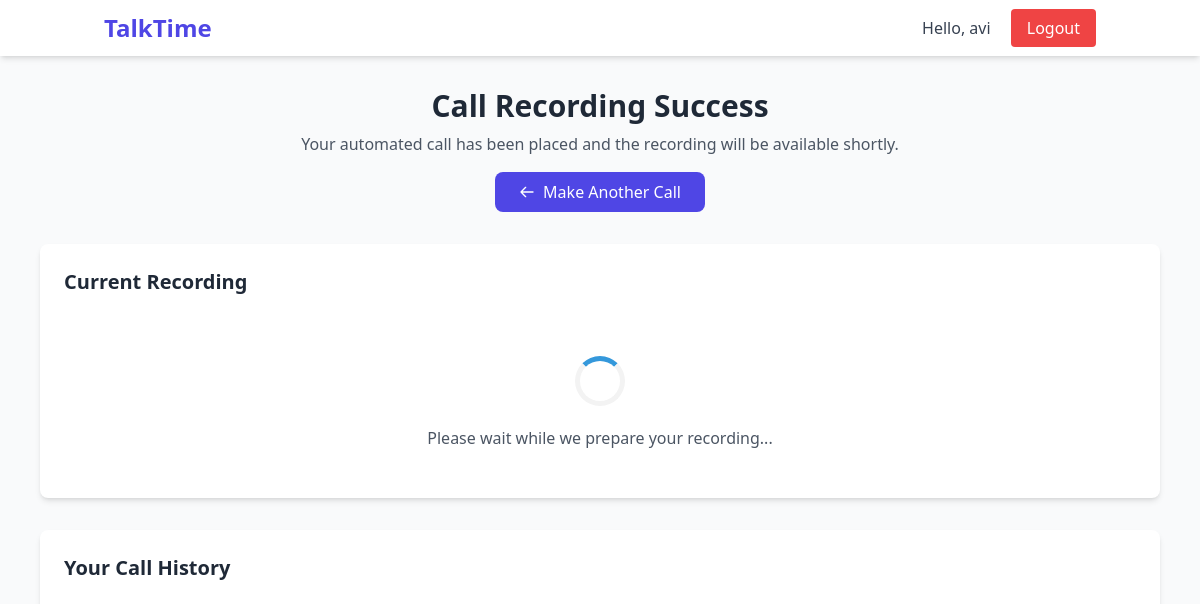
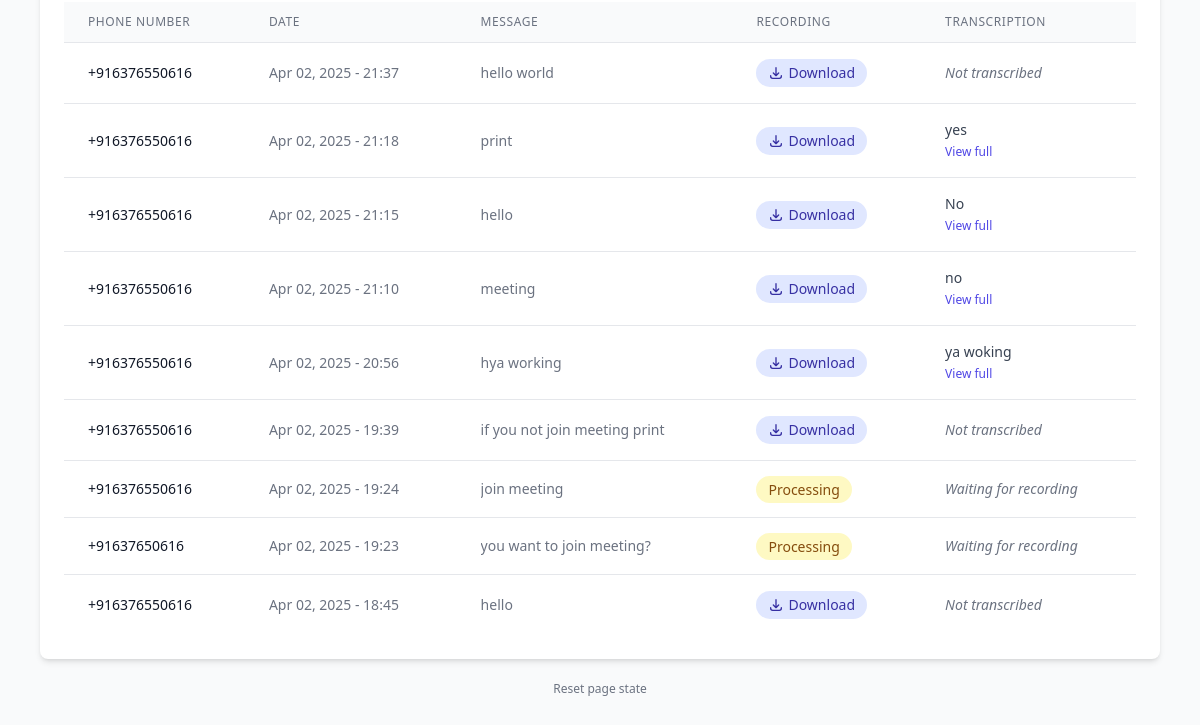
The app's page /success/ (signed in), older data (2 pictures, top to bottom).
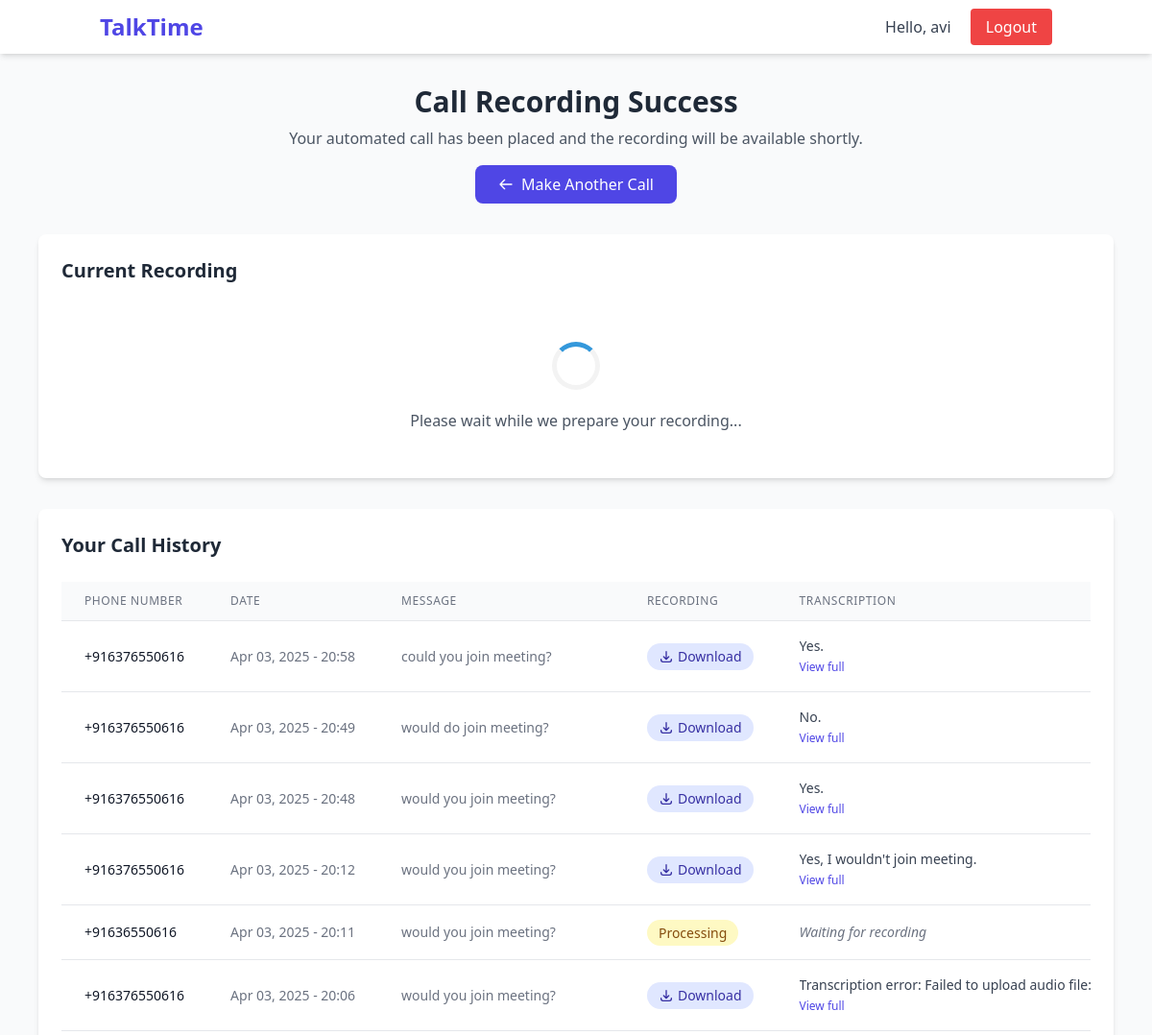
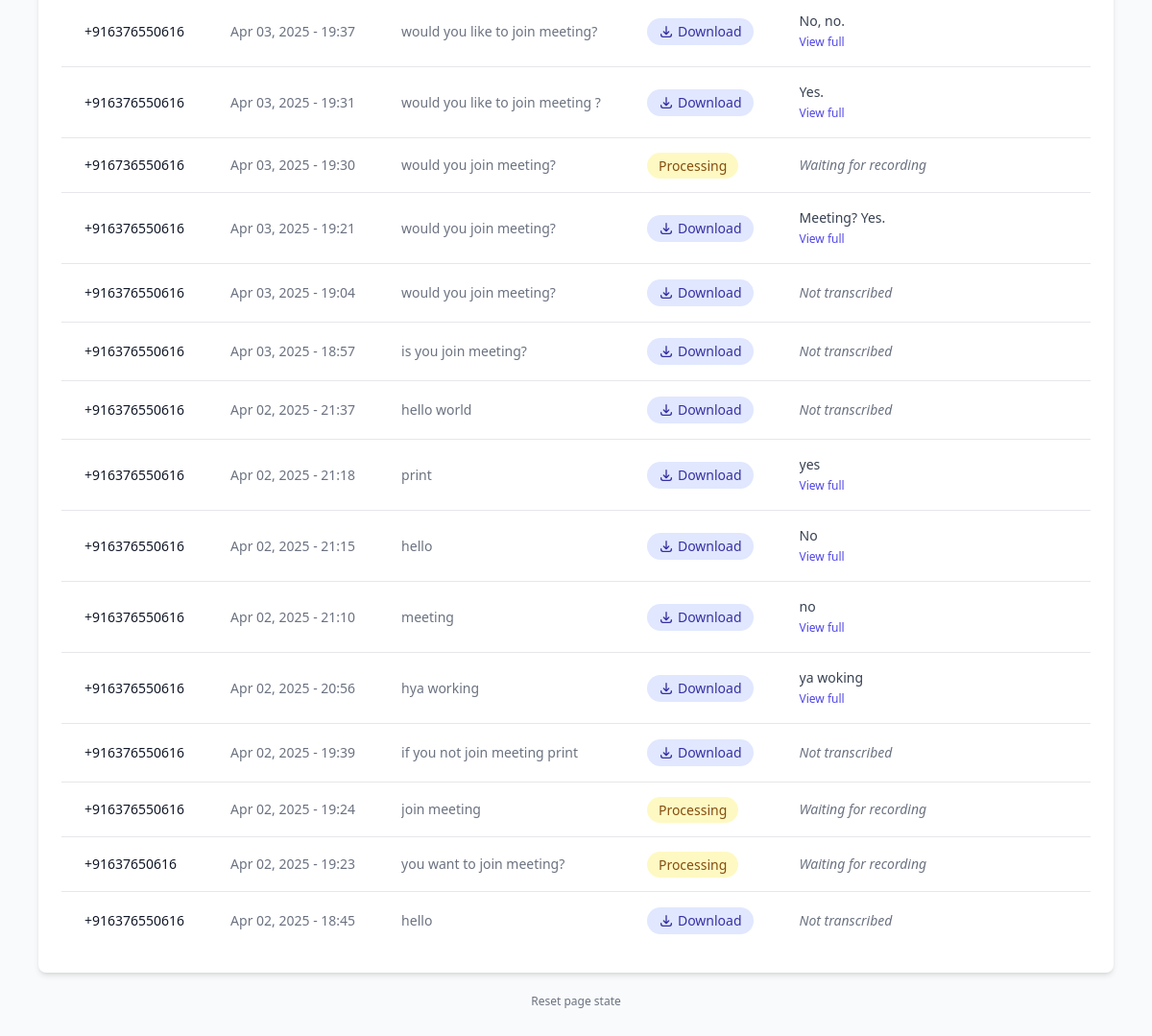
The same page, newer data (2 pictures, top to bottom).
### web_app/models.py (models this page shows, shortened)
class CallRequest(models.Model):
    user = models.ForeignKey(User, on_delete=models.CASCADE, null=True, blank=True)
    phone_number = models.CharField(max_length=15)
    message = models.TextField()
    recording_url = models.URLField(max_length=500, blank=True, null=True)
    transcription = models.TextField(blank=True, null=True)
    created_at = models.DateTimeField(auto_now_add=True)

### web_app/views.py (the view, shortened to what this page needs)
# urls.py: path('success/', views.success, name='success'),
def success(request):
    context = {}
    current_call = None
    if request.user.is_authenticated:
        current_call = CallRequest.objects.filter(user=request.user).order_by('-created_at').first()
    if current_call:
        context['current_recording_url'] = current_call.recording_url or ""
    else:
        context['current_recording_url'] = ""
    if request.user.is_authenticated:
        context['call_history'] = CallRequest.objects.filter(user=request.user).order_by('-created_at')
    return render(request, 'success.html', context)

### web_app/templates/success.html (shortened to what this page needs)
<!DOCTYPE html>
<html lang="en">
<head>
    <script src="https://cdn.tailwindcss.com"></script>
</head>
<body class="bg-gray-50">
    <nav class="bg-white shadow-md">
        <div class="container mx-auto px-4 py-3 flex justify-between items-center">
            <a href="/" class="text-2xl font-bold text-indigo-600">TalkTime</a>
            <div>
                {% if user.is_authenticated %}
                    <span class="mr-4 text-gray-700">Hello, {{ user.username }}</span>
                    <a href="{% url 'logout' %}" class="px-4 py-2 bg-red-500 text-white rounded hover:bg-red-600 transition">Logout</a>
                {% else %}
                    <a href="{% url 'login' %}" class="px-4 py-2 bg-indigo-600 text-white rounded hover:bg-indigo-700 transition">Login</a>
                {% endif %}
            </div>
        </div>
    </nav>
    <div class="container mx-auto px-4 py-8 max-w-6xl">
        <div class="mb-8 text-center">
            <h1 class="text-3xl font-bold text-gray-800 mb-2">Call Recording Success</h1>
            <p class="text-gray-600">Your automated call has been placed and the recording will be available shortly.</p>
            <div class="mt-4">
                <a href="/" class="bg-indigo-600 text-white px-6 py-2 rounded-lg hover:bg-indigo-700 transition inline-flex items-center">
                    <svg class="w-4 h-4 mr-2" fill="none" stroke="currentColor" viewBox="0 0 24 24">
                        <path stroke-linecap="round" stroke-linejoin="round" stroke-width="2" d="M10 19l-7-7m0 0l7-7m-7 7h18"></path>
                    </svg>
                    Make Another Call
                </a>
            </div>
        </div>
        <div class="bg-white rounded-lg shadow-md p-6 mb-8">
            <h2 class="text-xl font-bold text-gray-800 mb-4">Current Recording</h2>
            <div id="loading-section" class="text-center py-6">
                <div class="loader"></div>
                <p class="text-gray-600 mt-4" id="status-message">Please wait while we prepare your recording...</p>
            </div>
        </div>
        {% if user.is_authenticated and call_history %}
        <div class="bg-white rounded-lg shadow-md p-6">
            <div class="flex justify-between items-center mb-6">
                <h2 class="text-xl font-bold text-gray-800">Your Call History</h2>
            </div>
            <div class="overflow-x-auto">
                <table class="min-w-full divide-y divide-gray-200">
                    <thead class="bg-gray-50">
                        <tr>
                            <th scope="col" class="px-6 py-3 text-left text-xs font-medium text-gray-500 uppercase tracking-wider">Phone Number</th>
                            <th scope="col" class="px-6 py-3 text-left text-xs font-medium text-gray-500 uppercase tracking-wider">Date</th>
                            <th scope="col" class="px-6 py-3 text-left text-xs font-medium text-gray-500 uppercase tracking-wider">Message</th>
                            <th scope="col" class="px-6 py-3 text-left text-xs font-medium text-gray-500 uppercase tracking-wider">Recording</th>
                            <th scope="col" class="px-6 py-3 text-left text-xs font-medium text-gray-500 uppercase tracking-wider">Transcription</th>
                        </tr>
                    </thead>
                    <tbody class="bg-white divide-y divide-gray-200">
                        {% for call in call_history %}
                        <tr class="hover:bg-gray-50">
                            <td class="px-6 py-4 whitespace-nowrap">
                                <div class="text-sm text-gray-900">{{ call.phone_number }}</div>
                            </td>
                            <td class="px-6 py-4 whitespace-nowrap">
                                <div class="text-sm text-gray-500">{{ call.created_at|date:"M d, Y - H:i" }}</div>
                            </td>
                            <td class="px-6 py-4">
                                <div class="text-sm text-gray-500 truncate max-w-xs" title="{{ call.message }}">{{ call.message|truncatechars:50 }}</div>
                            </td>
                            <td class="px-6 py-4 whitespace-nowrap">
                                {% if call.recording_url %}
                                <a href="{{ call.recording_url }}" class="bg-indigo-100 text-indigo-800 px-3 py-1 rounded-full text-sm hover:bg-indigo-200 transition inline-flex items-center" download>
                                    <svg class="w-4 h-4 mr-1" fill="none" stroke="currentColor" viewBox="0 0 24 24">
                                        <path stroke-linecap="round" stroke-linejoin="round" stroke-width="2" d="M4 16v1a3 3 0 003 3h10a3 3 0 003-3v-1m-4-4l-4 4m0 0l-4-4m4 4V4"></path>
                                    </svg>
                                    Download
                                </a>
                                {% else %}
                                <span class="bg-yellow-100 text-yellow-800 px-3 py-1 rounded-full text-sm">Processing</span>
                                {% endif %}
                            </td>
                            <td class="px-6 py-4">
                                {% if call.transcription %}
                                <div class="text-sm text-gray-700">
                                    <div class="truncate max-w-xs">{{ call.transcription|truncatechars:50 }}</div>
                                    <button onclick="showTranscription('{{ call.transcription|escapejs }}')"
                                            class="text-xs text-indigo-600 hover:text-indigo-800 mt-1">View full</button>
                                </div>
                                {% elif call.recording_url %}
                                <div class="text-sm text-gray-500 italic">Not transcribed</div>
                                {% else %}
                                <div class="text-sm text-gray-500 italic">Waiting for recording</div>
                                {% endif %}
                            </td>
                        </tr>
                        {% endfor %}
                    </tbody>
                </table>
            </div>
        </div>
        {% endif %}
        <div class="text-center mt-4 pb-8">
            <button id="resetReloadCounter" class="text-xs text-gray-500 hover:text-gray-700">
                Reset page state
            </button>
        </div>
    </div>
</body>
</html>

### web_app/templates/success.html (style rules this page uses)
.loader { border: 5px solid #f3f3f3; border-top: 5px solid #3498db; border-radius: 50%; width: 50px; height: 50px; animation: spin 1s linear infinite; margin: 20px auto; }

Row changes from the older to the newer data that the page shows:
added CallRequest: phone_number "+916376550616", created_at "Apr 03, 2025 - 20:58", message "could you join meeting?", transcription "Yes."
added CallRequest: phone_number "+916376550616", created_at "Apr 03, 2025 - 20:49", message "would do join meeting?", transcription "No."
added CallRequest: phone_number "+916376550616", created_at "Apr 03, 2025 - 20:48", message "would you join meeting?", transcription "Yes."
added CallRequest: phone_number "+916376550616", created_at "Apr 03, 2025 - 20:12", message "would you join meeting?", transcription "Yes, I wouldn't join meeting."
added CallRequest: phone_number "+91636550616", created_at "Apr 03, 2025 - 20:11", message "would you join meeting?", shows "Processing", shows "Waiting for recording"
added CallRequest: phone_number "+916376550616", created_at "Apr 03, 2025 - 20:06", message "would you join meeting?", transcription "Transcription error: Failed to upload audio…"
added CallRequest: phone_number "+916376550616", created_at "Apr 03, 2025 - 19:37", message "would you like to join meeting?", transcription "No, no."
added CallRequest: phone_number "+916376550616", created_at "Apr 03, 2025 - 19:31", message "would you like to join meeting ?", transcription "Yes."
added CallRequest: phone_number "+916736550616", created_at "Apr 03, 2025 - 19:30", message "would you join meeting?", shows "Processing", shows "Waiting for recording"
added CallRequest: phone_number "+916376550616", created_at "Apr 03, 2025 - 19:21", message "would you join meeting?", transcription "Meeting? Yes."
added CallRequest: phone_number "+916376550616", created_at "Apr 03, 2025 - 19:04", message "would you join meeting?", shows "Not transcribed"
added CallRequest: phone_number "+916376550616", created_at "Apr 03, 2025 - 18:57", message "is you join meeting?", shows "Not transcribed"
